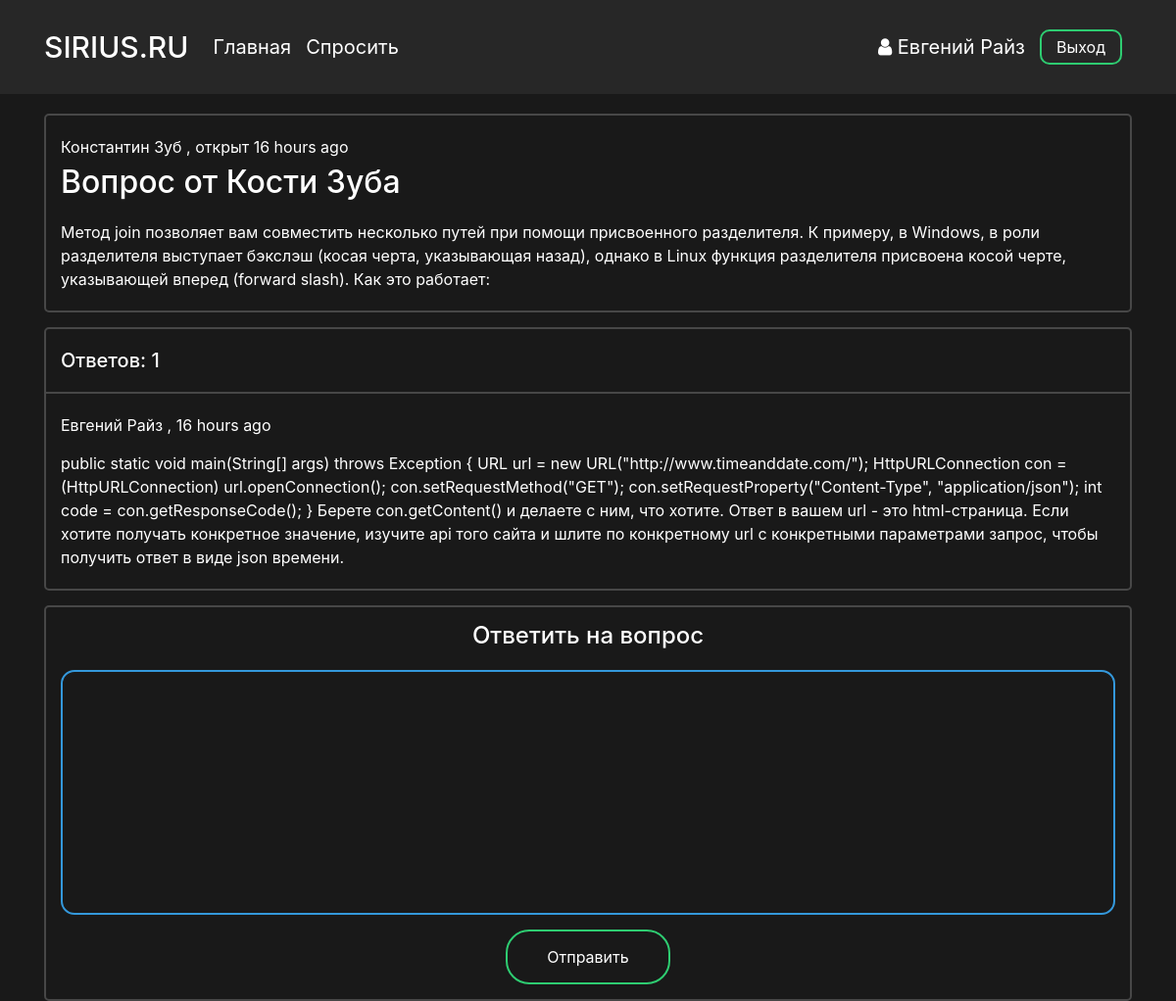
Page /question/2 (signed in) on the committed database.
### data/users.py (models this page shows, shortened)
class User(SqlAlchemyBase, UserMixin):
    __tablename__ = 'users'
    id = sqlalchemy.Column(sqlalchemy.Integer,
                           primary_key=True, autoincrement=True)
    surname = sqlalchemy.Column(sqlalchemy.String, nullable=True)
    name = sqlalchemy.Column(sqlalchemy.String, nullable=True)
    image_file = sqlalchemy.Column(sqlalchemy.String, nullable=False, default='default.jpg')
    age = sqlalchemy.Column(sqlalchemy.Integer, nullable=True)
    country = sqlalchemy.Column(sqlalchemy.String, nullable=True)
    city = sqlalchemy.Column(sqlalchemy.String, nullable=True)
    email = sqlalchemy.Column(sqlalchemy.String,
                              index=True, unique=True, nullable=True)
    hashed_password = sqlalchemy.Column(sqlalchemy.String, nullable=True)
    registration_date = sqlalchemy.Column(sqlalchemy.DateTime,
                                      default=datetime.datetime.utcnow)

### data/questions.py (models this page shows)
class Question(SqlAlchemyBase):
    __tablename__ = 'questions'
    id = sqlalchemy.Column(sqlalchemy.Integer,
                           primary_key=True, autoincrement=True)
    title = sqlalchemy.Column(sqlalchemy.String)
    text = sqlalchemy.Column(sqlalchemy.String)
    user_id = sqlalchemy.Column(sqlalchemy.Integer,
                                sqlalchemy.ForeignKey("users.id"))
    user = orm.relation('User')
    created_date = sqlalchemy.Column(sqlalchemy.DateTime,
                                      default=datetime.datetime.utcnow)
    def get_answers(self):
        from data import db_session
        db_sess = db_session.create_session()
        answers= db_sess.query(Answer).filter(Answer.question_id == self.id).all()
        return answers

class Answer(SqlAlchemyBase):
    __tablename__ = 'answers'
    id = sqlalchemy.Column(sqlalchemy.Integer,
                           primary_key=True, autoincrement=True)
    text = sqlalchemy.Column(sqlalchemy.String)
    likes = sqlalchemy.Column(sqlalchemy.Integer, default=0)
    is_best = sqlalchemy.Column(sqlalchemy.Boolean, default=False)
    user_id = sqlalchemy.Column(sqlalchemy.Integer,
                                sqlalchemy.ForeignKey("users.id"))
    user = orm.relation('User')
    question_id = sqlalchemy.Column(sqlalchemy.Integer,
                                sqlalchemy.ForeignKey("questions.id"))
    question = orm.relation('Question')
    created_date = sqlalchemy.Column(sqlalchemy.DateTime,
                                      default=datetime.datetime.utcnow)

### main.py (the view, shortened to what this page needs)
@app.route('/question/<int:question_id>', methods=['GET', 'POST'])
def question_page(question_id):
    form = AnswerForm()
    db_sess = db_session.create_session()
    question = db_sess.query(Question).filter(Question.id == question_id).first()
    return render_template(
                        'question.html',
                        id=question_id,
                        question=question,
                        form=form
                    )

### forms/questions.py
class AnswerForm(FlaskForm):
    text = TextAreaField('Введите текст ответа', validators=[DataRequired()])
    submit = SubmitField('Отправить')

### data/db_session.py (called while the page is built)
def create_session() -> Session:
    global __factory
    return __factory()

### main.py (called while the page is built)
@manager.user_loader
def load_user(user_id):
    db_sess = db_session.create_session()
    user = db_sess.query(User).filter(User.id == user_id).first()
    return user

### templates/question.html (shortened to what this page needs)
<head>
    <link rel="stylesheet" type="text/css" href="{{ url_for('static', filename='css/question.css')}}">
</head>
{% extends "base.html" %}
{% block content %}
<div class="question-wrapper">
    <div class="question">
        <p class="user-name">
            <a href="{{ url_for('profile_page', profile_id = question.user.id) }}">
                {{ question.user.name }} {{ question.user.surname }}
            </a>, открыт {{ moment(question.created_date).fromNow(refresh=True) }}
        </p>
        <h2 class="question-title">{{ question.title }}</h2>
        <p class="question-text">{{ question.text }}</p>
    </div>
</div>
<div class="answers">
    {% set answers = question.get_answers() %}
    <div class="answer-count-wrapper">
        <div class="answer-count">
            <h5 class="counter">Ответов: {{ answers|length }}</h5>
        </div>
    </div>
    <div class="answers-block">
        {% for item in answers %}
            <div class="answer-block-wrapper">
                <div class="answer-block">
                    <p class="user-name">
                        <a href="{{ url_for('profile_page', profile_id = item.user.id) }}">
                            {{ item.user.name }} {{ item.user.surname }}
                        </a>,
                        {{ moment(item.created_date).fromNow(refresh=True) }}</p>
                    <p class="question-text">{{ item.text }}</p>
                </div>
            </div>
        {% endfor %}
    </div>
</div>
<div class="answer-form">
    <h4 class="title">Ответить на вопрос</h4>
    {% if current_user %}
        {% if current_user.is_authenticated %}
            <form class="box" action="" method="post">
                {{ form.text(type="text", autocomplete="off") }}
                {{ form.submit(type="submit") }}
            </form>
        {% else %}
            <a class="answer-btn" href="{{ url_for('login') }}">Войти</a>
            <a class="answer-btn" href="{{ url_for('reqister') }}">Зарегистрироваться</a>
        {% endif %}
    {% endif %}
</div>
{% endblock %}

### templates/base.html (shortened to what this page needs)
<!doctype html>
<html lang="ru">
<head>
    <link rel="stylesheet"
          href="https://stackpath.bootstrapcdn.com/bootstrap/4.4.1/css/bootstrap.min.css"
>
    <link rel="stylesheet" href="https://maxcdn.bootstrapcdn.com/font-awesome/4.5.0/css/font-awesome.min.css">
    <link rel="stylesheet" type="text/css" href="{{ url_for('static', filename='css/base.css')}}">
</head>
<body>
    <header>
        <div class="container">
            <nav class="navbar header">
                <div class="nav_left">
                    <a class="navbar-brand nav_logo" href="{{ url_for('main_page') }}">SIRIUS.RU</a>
                    <a class="navbar-brand nav_item" href="{{ url_for('main_page') }}">Главная</a>
                    <a class="navbar-brand nav_item" href="{{ url_for('ask_question_page') }}">Спросить</a>
                </div>
                <div class="nav_right">
                    {% if current_user %}
                        {% if current_user.is_authenticated %}
                            <a class="profile nav_item" href="{{ url_for('profile_page', profile_id = current_user.id) }}">
                                <i class="fa fa-user" aria-hidden="true"></i> {{ current_user.name }} {{current_user.surname }}
                            </a>
                            <a class="nav_item nav_btn" href="{{ url_for('logout') }}">Выход</a>
                        {% else %}
                            <a class="nav_item nav_btn" href="{{ url_for('login') }}">Войти</a>
                            <a class="nav_item nav_btn" href="{{ url_for('reqister') }}">Зарегистрироваться</a>
                        {% endif %}
                    {% endif %}
                </div>
            </nav>
        </div>
    </header>
    <main role="main" class="container">
        {% block content %}{% endblock %}
    </main>
</body>
</html>

### static/css/question.css (style rules this page uses)
.question, .answers, .answer-form { border: 2px solid rgba(255, 255, 255, 0.2); border-radius: 5px; -webkit-background-clip: padding-box; background-clip: padding-box; }
.question { margin-bottom: 15px; padding: 20px 15px; }
.question .user-name { margin-bottom: 5px }
.question .question-title { margin-bottom: 20px }
.answer-count { padding: 20px 15px; }
.counter { margin: 0; }
.answers { margin-bottom: 15px; }
.answer-block-wrapper:after, .answer-block-wrapper:first-child:before { content: ''; display: block; height: 2px; background: rgba(255, 255, 255, 0.2); margin: 0px }
.answer-block-wrapper:last-child:after { content: none; }
.answer-block { padding: 20px 15px; }
.answer-block .user-name { margin-bottom: 15px }
.answer-form { padding: 15px }
.answer-form .title { margin-bottom: 20px; text-align: center; }
.box { margin: 0; }
.box textarea[type = "text"] { border:0; background: none; resize: none; display: block; margin: 0px auto; border: 2px solid #3498db; padding: 7px 10px; width: 100%; outline: none; color: white; border-radius: 14px; transition: 0.25s; }
.box textarea[type = "text"] { height: 250px; }
.box input[type = "submit"] { border:0; background: none; display: block; margin: 15px auto 0px; text-align: center; border: 2px solid #2ecc71; padding: 14px 40px; outline: none; color: white; border-radius: 24px; transition: 0.25s; cursor: pointer; }

### static/css/base.css (style rules this page uses)
html { color: #ffffff }
body { background-color: #191919 !important; color: #ffffff }
a { color: #ffffff; }
p { margin: 0px; }
header { background-color: #272727; color: #ffffff; }
.header { display: flex; justify-content: space-between; vertical-align: middle; margin-bottom: 20px; padding: 10px 0; }
.nav_left, .nav_right { display: flex; flex-direction: row; flex-wrap: nowrap; justify-content: center; align-items: center; align-content: center; }
.nav_logo { font-size: 30px; font-weight: 500; margin-right: 25px }
.nav_item { display: inline-block; margin-right: 15px; transition: 0.15s; }
.profile { font-size: 20px; }
.nav_btn { border-radius: 10px; outline: none; border: 2px solid #2ecc71; background: none; display: block; margin: 20px auto; margin-right: 10px; padding: 4px 15px; text-align: center; color: white; transition: 0.25s; cursor: pointer; }

### rows in the picture
User: name "Евгений", surname "Райз"
User: user.name "Константин", user.surname "Зуб"
Question: created_date "16 hours ago", title "Вопрос от Кости Зуба", text "Метод join позволяет вам совместить несколько путей при помощи присвоенного разделителя. К примеру, в Windows, в роли разделителя выступает бэкслэш (косая черта, указывающая назад), однако в Linux функция разделителя присвоена косой черте, указывающей вперед (forward slash). Как это работает:"
Answer: user.name "Евгений", user.surname "Райз", created_date "16 hours ago", text "public static void main(String[] args) throws Exception { URL url = new URL(\"http://www.timeanddate.com/\"); HttpURLConnection con = (HttpURLConnection) url.openConnection(); con.setRequestMethod(\"GET\"); con.setRequestProperty(\"Content-Type\", \"application/json\"); int code = con.getResponseCode(); } Берете con.getContent() и делаете с ним, что хотите. Ответ в вашем url - это html-страница. Если хотите получать конкретное значение, изучите api того сайта и шлите по конкретному url с конкретными параметрами запрос, чтобы получить ответ в виде json времени."

### other values in the picture
{{ answers|length }} "1"
